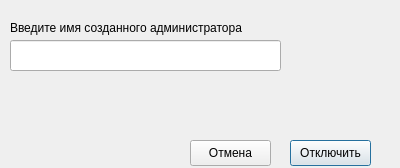
<?xml version="1.0" encoding="UTF-8"?>
<ui version="4.0">
 <class>DialogDisableUser</class>
 <widget class="QDialog" name="DialogDisableUser">
  <property name="geometry">
   <rect>
    <x>0</x>
    <y>0</y>
    <width>400</width>
    <height>168</height>
   </rect>
  </property>
  <property name="windowTitle">
   <string>Отключить созданного администратора</string>
  </property>
  <widget class="QLineEdit" name="tb_name">
   <property name="geometry">
    <rect>
     <x>10</x>
     <y>40</y>
     <width>271</width>
     <height>31</height>
    </rect>
   </property>
  </widget>
  <widget class="QLabel" name="label">
   <property name="geometry">
    <rect>
     <x>10</x>
     <y>20</y>
     <width>361</width>
     <height>16</height>
    </rect>
   </property>
   <property name="text">
    <string>Введите имя созданного администратора</string>
   </property>
  </widget>
  <widget class="QPushButton" name="btn_ok">
   <property name="geometry">
    <rect>
     <x>290</x>
     <y>140</y>
     <width>81</width>
     <height>26</height>
    </rect>
   </property>
   <property name="text">
    <string>Отключить</string>
   </property>
  </widget>
  <widget class="QPushButton" name="btn_cancel">
   <property name="geometry">
    <rect>
     <x>190</x>
     <y>140</y>
     <width>81</width>
     <height>26</height>
    </rect>
   </property>
   <property name="text">
    <string>Отмена</string>
   </property>
  </widget>
 </widget>
 <resources/>
 <connections/>
</ui>
